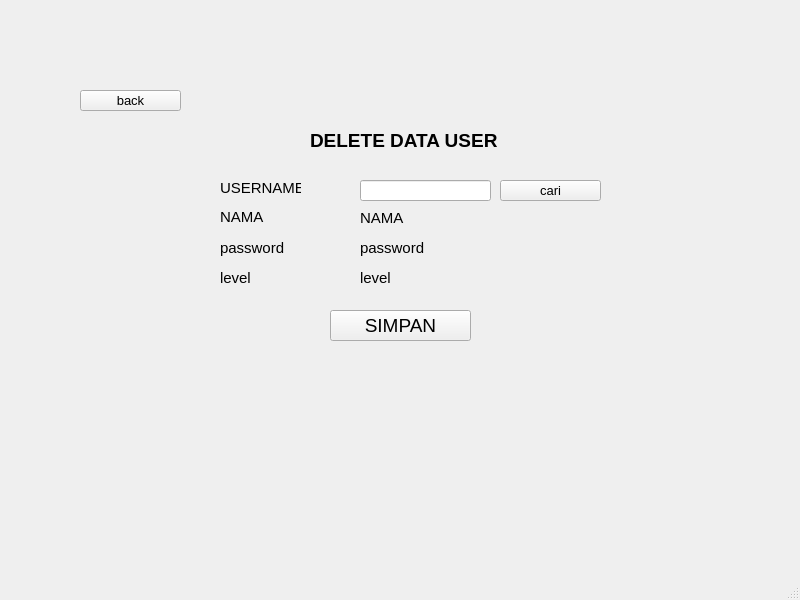
<?xml version="1.0" encoding="UTF-8"?>
<ui version="4.0">
 <class>MainWindow</class>
 <widget class="QMainWindow" name="MainWindow">
  <property name="geometry">
   <rect>
    <x>0</x>
    <y>0</y>
    <width>800</width>
    <height>600</height>
   </rect>
  </property>
  <property name="windowTitle">
   <string>MainWindow</string>
  </property>
  <widget class="QWidget" name="centralwidget">
   <widget class="QLabel" name="label_3">
    <property name="geometry">
     <rect>
      <x>220</x>
      <y>210</y>
      <width>47</width>
      <height>13</height>
     </rect>
    </property>
    <property name="font">
     <font>
      <pointsize>11</pointsize>
     </font>
    </property>
    <property name="text">
     <string>NAMA</string>
    </property>
   </widget>
   <widget class="QLabel" name="label_2">
    <property name="geometry">
     <rect>
      <x>220</x>
      <y>180</y>
      <width>81</width>
      <height>16</height>
     </rect>
    </property>
    <property name="font">
     <font>
      <pointsize>11</pointsize>
     </font>
    </property>
    <property name="text">
     <string>USERNAME</string>
    </property>
   </widget>
   <widget class="QPushButton" name="pushButton">
    <property name="geometry">
     <rect>
      <x>330</x>
      <y>310</y>
      <width>141</width>
      <height>31</height>
     </rect>
    </property>
    <property name="font">
     <font>
      <pointsize>14</pointsize>
     </font>
    </property>
    <property name="text">
     <string>SIMPAN</string>
    </property>
   </widget>
   <widget class="QLabel" name="label">
    <property name="geometry">
     <rect>
      <x>310</x>
      <y>120</y>
      <width>231</width>
      <height>41</height>
     </rect>
    </property>
    <property name="font">
     <font>
      <pointsize>14</pointsize>
      <weight>75</weight>
      <bold>true</bold>
     </font>
    </property>
    <property name="text">
     <string>DELETE DATA USER</string>
    </property>
   </widget>
   <widget class="QLineEdit" name="lineEdit">
    <property name="geometry">
     <rect>
      <x>360</x>
      <y>180</y>
      <width>131</width>
      <height>21</height>
     </rect>
    </property>
   </widget>
   <widget class="QLabel" name="label_6">
    <property name="geometry">
     <rect>
      <x>220</x>
      <y>270</y>
      <width>81</width>
      <height>16</height>
     </rect>
    </property>
    <property name="font">
     <font>
      <pointsize>11</pointsize>
     </font>
    </property>
    <property name="text">
     <string>level</string>
    </property>
   </widget>
   <widget class="QLabel" name="label_4">
    <property name="geometry">
     <rect>
      <x>220</x>
      <y>240</y>
      <width>71</width>
      <height>16</height>
     </rect>
    </property>
    <property name="font">
     <font>
      <pointsize>11</pointsize>
     </font>
    </property>
    <property name="text">
     <string>password</string>
    </property>
   </widget>
   <widget class="QPushButton" name="pushButton_2">
    <property name="geometry">
     <rect>
      <x>500</x>
      <y>180</y>
      <width>101</width>
      <height>21</height>
     </rect>
    </property>
    <property name="font">
     <font>
      <pointsize>10</pointsize>
     </font>
    </property>
    <property name="text">
     <string>cari</string>
    </property>
   </widget>
   <widget class="QLabel" name="label_5">
    <property name="geometry">
     <rect>
      <x>360</x>
      <y>240</y>
      <width>131</width>
      <height>16</height>
     </rect>
    </property>
    <property name="font">
     <font>
      <pointsize>11</pointsize>
     </font>
    </property>
    <property name="text">
     <string>password</string>
    </property>
   </widget>
   <widget class="QLabel" name="label_7">
    <property name="geometry">
     <rect>
      <x>360</x>
      <y>210</y>
      <width>131</width>
      <height>16</height>
     </rect>
    </property>
    <property name="font">
     <font>
      <pointsize>11</pointsize>
     </font>
    </property>
    <property name="text">
     <string>NAMA</string>
    </property>
   </widget>
   <widget class="QLabel" name="label_8">
    <property name="geometry">
     <rect>
      <x>360</x>
      <y>270</y>
      <width>131</width>
      <height>16</height>
     </rect>
    </property>
    <property name="font">
     <font>
      <pointsize>11</pointsize>
     </font>
    </property>
    <property name="text">
     <string>level</string>
    </property>
   </widget>
   <widget class="QPushButton" name="pushButton_3">
    <property name="geometry">
     <rect>
      <x>80</x>
      <y>90</y>
      <width>101</width>
      <height>21</height>
     </rect>
    </property>
    <property name="font">
     <font>
      <pointsize>10</pointsize>
     </font>
    </property>
    <property name="text">
     <string>back</string>
    </property>
   </widget>
  </widget>
  <widget class="QMenuBar" name="menubar">
   <property name="geometry">
    <rect>
     <x>0</x>
     <y>0</y>
     <width>800</width>
     <height>21</height>
    </rect>
   </property>
  </widget>
  <widget class="QStatusBar" name="statusbar"/>
 </widget>
 <resources/>
 <connections/>
</ui>
